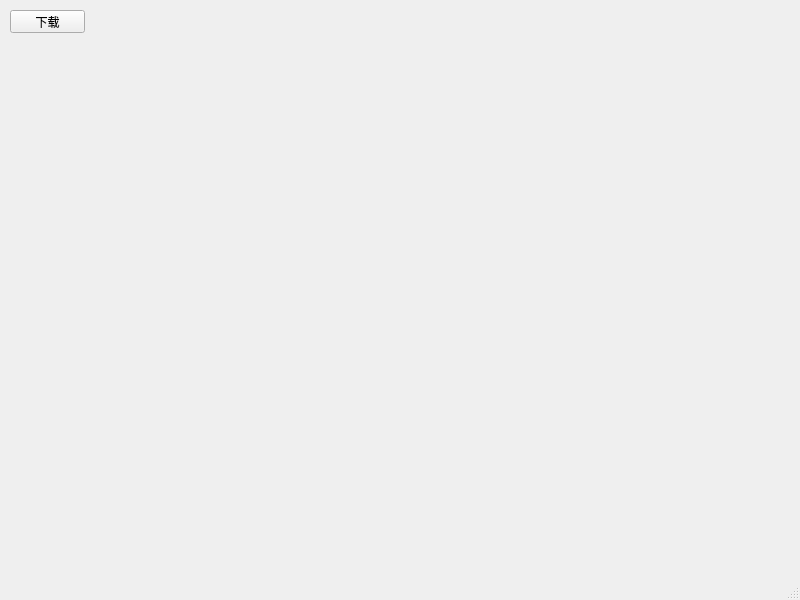
<?xml version="1.0" encoding="UTF-8"?>
<ui version="4.0">
 <class>MainWindow</class>
 <widget class="QMainWindow" name="MainWindow">
  <property name="geometry">
   <rect>
    <x>0</x>
    <y>0</y>
    <width>800</width>
    <height>600</height>
   </rect>
  </property>
  <property name="windowTitle">
   <string>StartGet</string>
  </property>
  <property name="windowOpacity">
   <double>5.000000000000000</double>
  </property>
  <widget class="QWidget" name="centralwidget">
   <widget class="QPushButton" name="download_button">
    <property name="geometry">
     <rect>
      <x>10</x>
      <y>10</y>
      <width>75</width>
      <height>23</height>
     </rect>
    </property>
    <property name="text">
     <string>下载</string>
    </property>
   </widget>
  </widget>
  <widget class="QMenuBar" name="menubar">
   <property name="geometry">
    <rect>
     <x>0</x>
     <y>0</y>
     <width>800</width>
     <height>23</height>
    </rect>
   </property>
  </widget>
  <widget class="QStatusBar" name="statusbar"/>
 </widget>
 <resources/>
 <connections/>
</ui>
